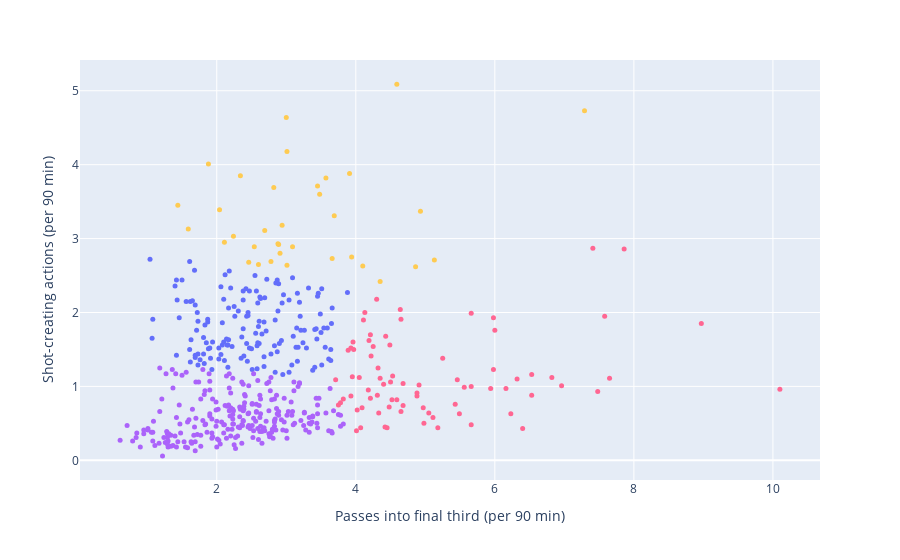

Write notebook code for a chart like this one.
### Code cell
fig = px.scatter(data_frame=fullback_all,x='Pas3rd',y='SCA',
                color=labels,hover_name='Player',
                hover_data=['Squad','Comp','Nation'],
                color_continuous_scale=px.colors.qualitative.Plotly,
                labels={
                    'Pas3rd':'Passes into final third (per 90 min)',
                    'SCA':'Shot-creating actions (per 90 min)'
                })

fig.update_traces(marker={'size':5})
fig.update(layout_coloraxis_showscale=False)

fig.show()

### Figure 1 — Plotly figure (JSON) as saved in the notebook; plotly's stock layout.template omitted (floating-point values rounded to 4 significant figures; data arrays with more than 128 entries replaced by an {"elided": "..."} marker saying what was removed)
{"data": [{"customdata": {"elided": "498x3 str values"}, "hovertemplate": "<b>%{hovertext}</b><br><br>Passes into final third (per 90 min)=%{x}<br>Shot-creating actions (per 90 min)=%{y}<br>Squad=%{customdata[0]}<br>Comp=%{customdata[1]}<br>Nation=%{customdata[2]}<br>color=%{marker.color}<extra></extra>", "hovertext": {"elided": "498 str values"}, "legendgroup": "", "marker": {"color": {"elided": "498 int values"}, "coloraxis": "coloraxis", "size": 5, "symbol": "circle"}, "mode": "markers", "name": "", "orientation": "v", "showlegend": false, "type": "scatter", "x": {"elided": "498 float values"}, "xaxis": "x", "y": {"elided": "498 float values"}, "yaxis": "y"}], "layout": {"coloraxis": {"colorbar": {"title": {"text": "color"}}, "colorscale": [[0, "#636EFA"], [0.1111, "#EF553B"], [0.2222, "#00CC96"], [0.3333, "#AB63FA"], [0.4444, "#FFA15A"], [0.5556, "#19D3F3"], [0.6667, "#FF6692"], [0.7778, "#B6E880"], [0.8889, "#FF97FF"], [1, "#FECB52"]], "showscale": false}, "legend": {"tracegroupgap": 0}, "margin": {"t": 60}, "xaxis": {"anchor": "y", "domain": [0, 1], "title": {"text": "Passes into final third (per 90 min)"}}, "yaxis": {"anchor": "x", "domain": [0, 1], "title": {"text": "Shot-creating actions (per 90 min)"}}}}
